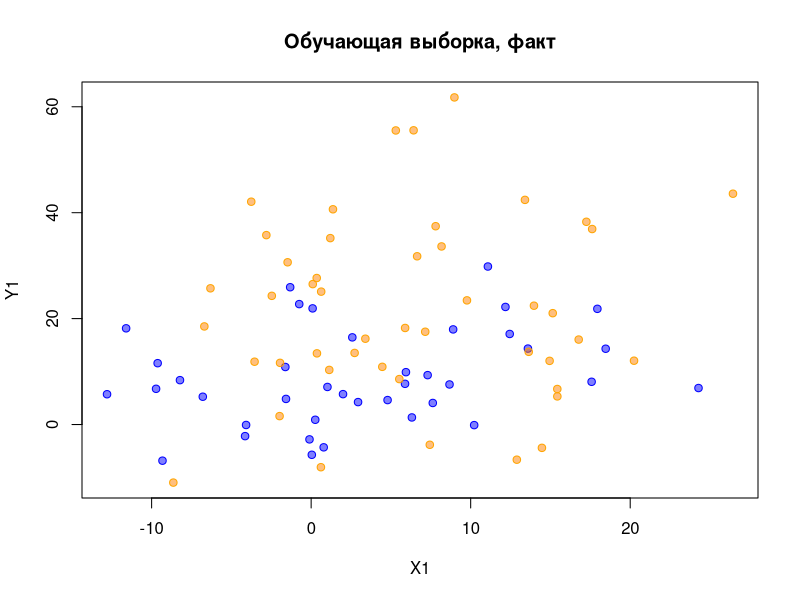
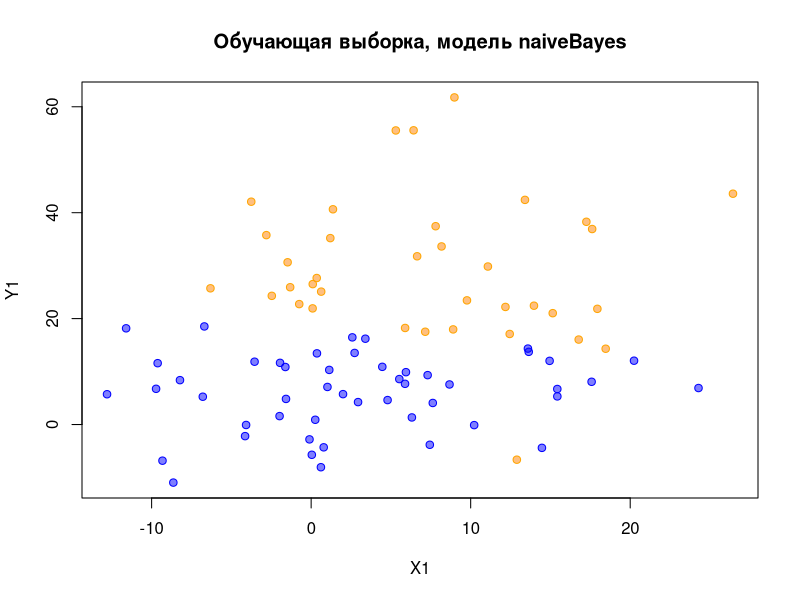
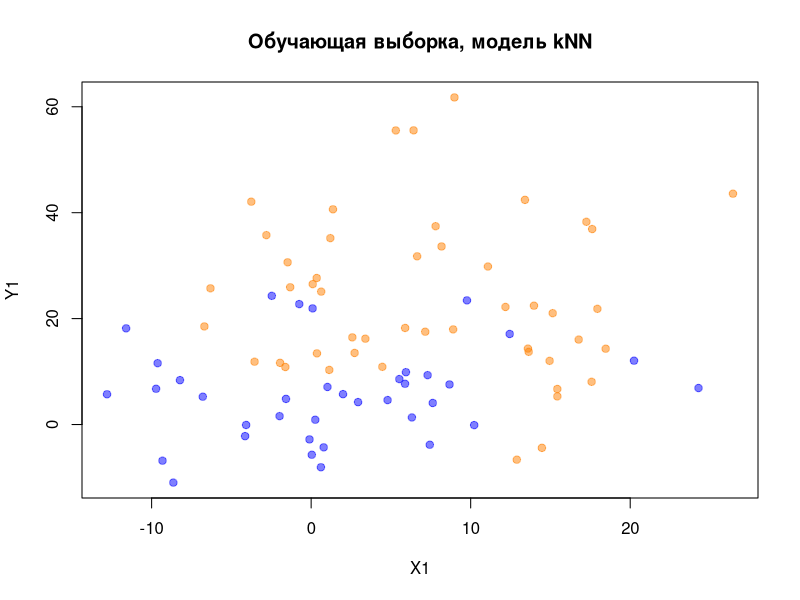

R code for these plots, in order:
## ---- chunk 1
knitr::opts_chunk$set(echo = TRUE)
## ---- chunk 2
library('knitr')        # пакет для генерации отчёта
library('class')        # функция knn()
library('e1071')        # функция naiveBayes()
library('MASS')         # функция mvrnorm()

my.seed <- 12345
n <- 100               # наблюдений всего
train.percent <- 0.85  # доля обучающей выборки

# x-ы -- двумерные нормальные случайные величины

set.seed(my.seed)

class.0 <- mvrnorm(45, mu = c(5, 12), 
                   Sigma = matrix(c(8.1^2, 0, 0, 7.6^2), 2, 2, 
                                  byrow = T))

set.seed(my.seed + 1)
class.1 <- mvrnorm(55, mu = c(7, 22), 
                   Sigma = matrix(c(6.9^2, 0, 0, 15.4^2), 2, 2, 
                                 byrow = T))

# записываем x-ы в единые векторы (объединяем классы 0 и 1)
x1 <- c(class.0[, 1], class.1[, 1])
x2 <- c(class.0[, 2], class.1[, 2])

# фактические классы Y
y <- c(rep(0, nrow(class.0)), rep(1, nrow(class.1)))

# классы для наблюдений сетки
rules <- function(x1, x2){
  ifelse(x2 < 1.6*x1 + 19, 0, 1)
  }

# Отбираем наблюдения в обучающую выборку --------------------------------------

set.seed(my.seed)
inTrain <- sample(seq_along(x1), train.percent*n)
x1.train <- x1[inTrain]
x2.train <- x2[inTrain]
x1.test <- x1[-inTrain]
x2.test <- x2[-inTrain]

# используем истинные правила, чтобы присвоить фактические классы
y.train <- y[inTrain]
y.test <- y[-inTrain]

# фрейм с обучающей выборкой
df.train.1 <- data.frame(x1 = x1.train, x2 = x2.train, y = y.train)
# фрейм с тестовой выборкой
df.test.1 <- data.frame(x1 = x1.test, x2 = x2.test)
## ---- chunk 3
# Рисуем обучающую выборку графике ---------------------------------------------

# цвета для графиков
cls <- c('blue', 'orange')
cls.t <- c(rgb(0, 0, 1, alpha = 0.5), rgb(1,0.5,0, alpha = 0.5))

# график истинных классов
plot(df.train.1$x1, df.train.1$x2, 
     pch = 21, bg = cls.t[df.train.1[, 'y'] + 1], 
     col = cls[df.train.1[, 'y'] + 1],
     xlab = 'X1', ylab = 'Y1',
     main = 'Обучающая выборка, факт')


## ---- chunk 4
# Байесовский классификатор ----------------------------------------------------
#  наивный байес: непрерывные объясняющие переменные

# строим модель
nb <- naiveBayes(y ~ ., data = df.train.1)
# получаем модельные значения на обучающей выборке как классы
y.nb.train <- ifelse(predict(nb, df.train.1[, -3], 
                             type = "raw")[, 2] > 0.5, 1, 0)

# точки наблюдений, предсказанных по модели
plot(df.train.1$x1, df.train.1$x2, 
     pch = 21, bg = cls.t[y.nb.train + 1],
     col = cls[y.nb.train + 1], 
     xlab = 'X1', ylab = 'Y1',
     main = 'Обучающая выборка, модель naiveBayes')

# матрица неточностей на обучающей выборке
tbl1 <- table(y.train, y.nb.train)
tbl1

# точность, или верность (Accuracy)
Acc1 <- sum(diag(tbl1)) / sum(tbl1)
Acc1
## ---- chunk 5

# прогноз на тестовую выборку
y.nb.test <- ifelse(predict(nb, df.test.1, type = "raw")[, 2] > 0.5, 1, 0)

# матрица неточностей на тестовой выборке
tbl1 <- table(y.test, y.nb.test)
tbl1

# точность, или верность (Accuracy)
Acc1 <- sum(diag(tbl1)) / sum(tbl1)
Acc1

## ---- chunk 6

# Метод kNN --------------------------------------------------------------------
#  k = 3

# строим модель и делаем прогноз
y.knn.train <- knn(train = scale(df.train.1[, -3]), 
                   test = scale(df.train.1[, -3]),
                   cl = df.train.1$y, k = 3)


# точки наблюдений, предсказанных по модели
plot(df.train.1$x1, df.train.1$x2, 
     pch = 21, bg = cls.t[as.numeric(y.knn.train)], 
     col = cls.t[as.numeric(y.knn.train)],
     xlab = 'X1', ylab = 'Y1',
     main = 'Обучающая выборка, модель kNN')

# матрица неточностей на обучающей выборке
tbl2 <- table(y.train, y.knn.train)
tbl2

# точность (Accuracy)
Acc2 <- sum(diag(tbl2)) / sum(tbl2)
Acc2
## ---- chunk 7

# прогноз на тестовую выборку
y.knn.test <- knn(train = scale(df.train.1[, -3]), 
                  test = scale(df.test.1[, -3]),
                  cl = df.train.1$y, k = 3)

# матрица неточностей на тестовой выборке
tbl2 <- table(y.test, y.knn.test)
tbl2

# точность (Accuracy)
Acc2 <- sum(diag(tbl2)) / sum(tbl2)
Acc2

## ---- chunk 8
TPR <- c(round(tbl1[2,2]/sum(tbl1[2,]),3), round(tbl2[2,2]/sum(tbl2[2,]),3)) # чувствительность
SPC <- c(round(tbl1[1,1]/sum(tbl1[,1]),3), round(tbl2[1,1]/sum(tbl2[,1]),3)) # специфичность
PPV <- c(round(tbl1[2,2]/sum(tbl1[,2]),3), round(tbl2[2,2]/sum(tbl2[,2]),3)) # ценность положительного прогноза
NPV <- c(round(tbl1[1,1]/sum(tbl1[,1]),3), round(tbl2[1,1]/sum(tbl2[,1]),3)) # ценность отрицательного прогноза
FNR <- 1-TPR # доля положительных исходов
FPR <- 1-SPC # доля ложных срабатываний
FDR <- 1-PPV # доля ложного обнаружения
MCC <- c(round((tbl1[1,1]*tbl1[2,2]-tbl1[1,2]*tbl1[2,1])/sqrt(sum(tbl1[,2])*sum(tbl1[2,])*sum(tbl1[1,])*sum(tbl1[,1])),3), round((tbl2[1,1]*tbl2[2,2]-tbl2[1,2]*tbl2[2,1])/sqrt(sum(tbl2[,2])*sum(tbl2[2,])*sum(tbl2[1,])*sum(tbl2[,1])),3)) # корреляция Мэтьюса 

ch.fr <- rbind(TPR, SPC, PPV, NPV, FNR, FPR, FDR, MCC)
colnames(ch.fr)<-c('Модель 1', 'Модель 2')
kable(ch.fr)
